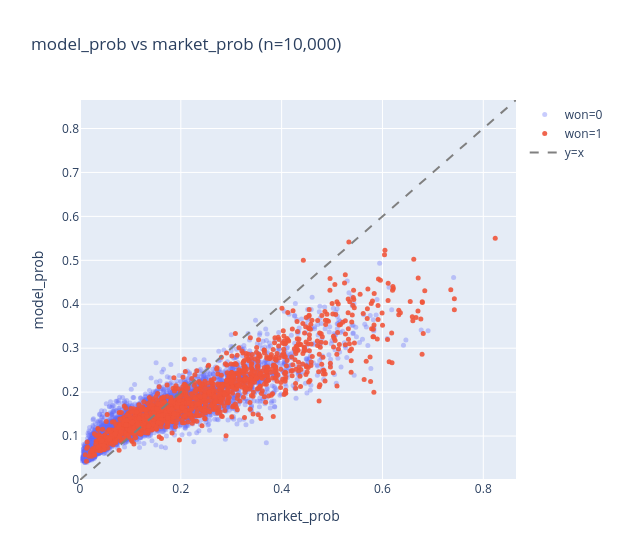

This figure's notebook cell:
### Code cell
diag.plot_prob_scatter(val, sample=10_000).show()

### Figure 1 — Plotly figure (JSON) as saved in the notebook; plotly's stock layout.template omitted (floating-point values rounded to 4 significant figures; data arrays with more than 128 entries replaced by an {"elided": "..."} marker saying what was removed)
{"data": [{"marker": {"color": "rgba(99,110,250,0.35)", "size": 5}, "mode": "markers", "name": "won=0", "type": "scatter", "x": {"elided": "8664 float values"}, "y": {"elided": "8664 float values"}}, {"marker": {"color": "rgba(239,85,59,0.9)", "size": 5}, "mode": "markers", "name": "won=1", "type": "scatter", "x": {"elided": "1336 float values"}, "y": {"elided": "1336 float values"}}, {"line": {"color": "gray", "dash": "dash"}, "mode": "lines", "name": "y=x", "showlegend": true, "type": "scatter", "x": [0, 1], "y": [0, 1]}], "layout": {"height": 560, "title": {"text": "model_prob vs market_prob (n=10,000)"}, "width": 620, "xaxis": {"range": [0, 0.8649], "title": {"text": "market_prob"}}, "yaxis": {"range": [0, 0.8649], "title": {"text": "model_prob"}}}}
